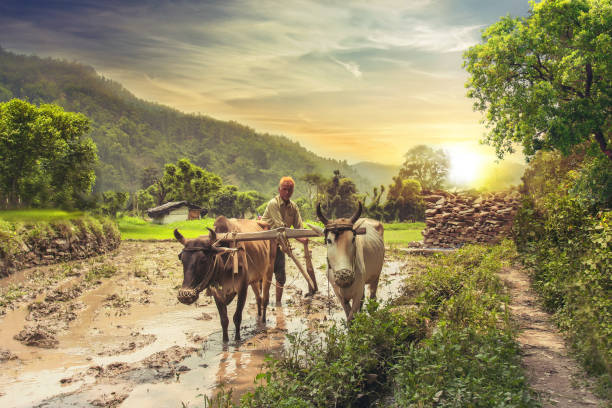
#> input picture ImageProcessing/Assignment-10/village1.jpg, 612 x 408 px
$ python hist_equafunc.py
#> lines starting #> are read from the running program, lines starting #| are printed output that depends on the picture
import matplotlib.pyplot as plt
import numpy as np
import cv2

def main():
    img_path = 'village1.jpg'
    rgb = plt.imread(img_path)
#> rgb is the input picture: shape (408, 612, 3); mean R, G, B 147.8, 138.2, 98.7

    grayscale = cv2.cvtColor(rgb,cv2.COLOR_RGB2GRAY)
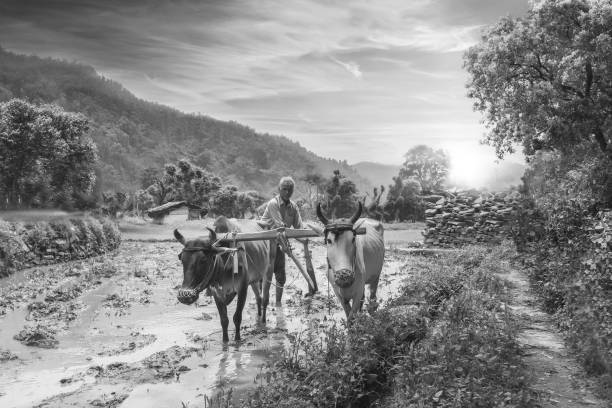
#> grayscale: shape (408, 612); min 8, max 255, mean 136.6
    grayhist = cv2.calcHist([grayscale],[0],None,[256],[0,256])
#> grayhist = 256 values, max 1938 at index 203, min 0 at index 0, mean 975.4

    L = 256
    row,col = grayscale.shape
#> row = 408; col = 612
    imgsize = row * col
#> imgsize = 249696

    cdf = grayhist.cumsum()
#> cdf = 256 values from 0 to 249696
    cdf_min = cdf.min()
#> cdf_min = 0

    eqimg = np.zeros((row,col),dtype=np.uint8)
    for x in range(row):
        for y in range(col):
            eqimg[x][y] = ((cdf[grayscale[x][y]] - cdf_min) / (imgsize - cdf_min)) * (L-1)
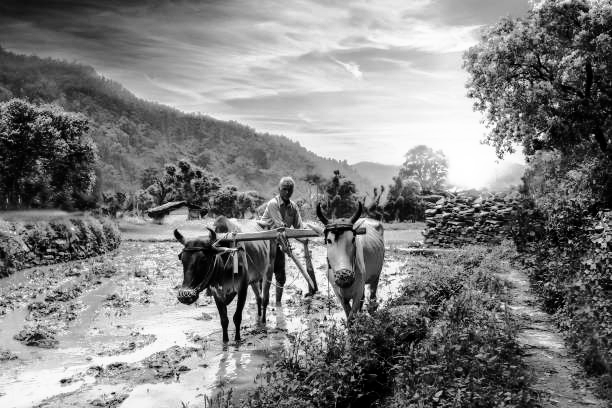
#> eqimg: shape (408, 612); min 0, max 255, mean 127.6

    eqimghist = cv2.calcHist([eqimg],[0],None,[256],[0,256])
#> eqimghist = 256 values, max 1938 at index 215, min 0 at index 18, mean 975.4

    plt.subplot(2,2,1)
    plt.title('Grayscale')
    plt.imshow(grayscale,cmap='gray')

    plt.subplot(2, 2, 2)
    plt.title('GrayHist')
    plt.plot(grayhist)

    plt.subplot(2, 2, 3)
    plt.title('Equalizedimage')
    plt.imshow(eqimg, cmap='gray')

    plt.subplot(2, 2, 4)
    plt.title('EqualizedimageHist')
    plt.plot(eqimghist)

    plt.show()
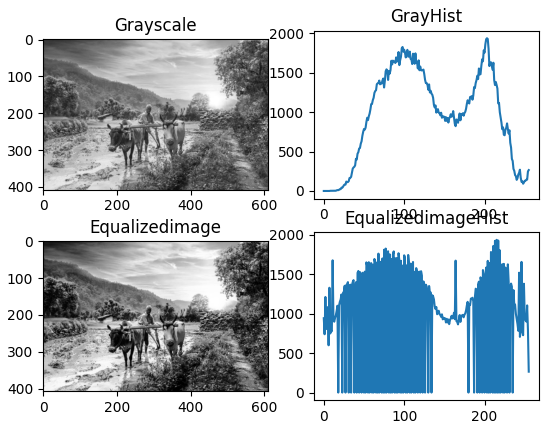
#> figure drawn by matplotlib, 4 panels; panel 2: curve peaks at x = 203, y = 1938; panel 4: curve peaks at x = 215, y = 1938
if __name__ == '__main__':
    main()
